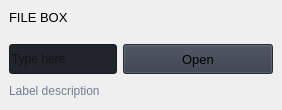
                        <widget class="QFrame" name="row_1">
                         <property name="frameShape">
                          <enum>QFrame::NoFrame</enum>
                         </property>
                         <layout class="QVBoxLayout" name="verticalLayout_16">
                          <property name="spacing">
                           <number>0</number>
                          </property>
                          <property name="leftMargin">
                           <number>0</number>
                          </property>
                          <property name="topMargin">
                           <number>0</number>
                          </property>
                          <property name="rightMargin">
                           <number>0</number>
                          </property>
                          <property name="bottomMargin">
                           <number>0</number>
                          </property>
                          <item>
                           <widget class="QFrame" name="frame_div_content_1">
                            <property name="minimumSize">
                             <size>
                              <width>0</width>
                              <height>110</height>
                             </size>
                            </property>
                            <property name="maximumSize">
                             <size>
                              <width>16777215</width>
                              <height>110</height>
                             </size>
                            </property>
                            <property name="frameShape">
                             <enum>QFrame::NoFrame</enum>
                            </property>
                            <layout class="QVBoxLayout" name="verticalLayout_17">
                             <property name="spacing">
                              <number>0</number>
                             </property>
                             <property name="leftMargin">
                              <number>0</number>
                             </property>
                             <property name="topMargin">
                              <number>0</number>
                             </property>
                             <property name="rightMargin">
                              <number>0</number>
                             </property>
                             <property name="bottomMargin">
                              <number>0</number>
                             </property>
                             <item>
                              <widget class="QFrame" name="frame_title_wid_1">
                               <property name="maximumSize">
                                <size>
                                 <width>16777215</width>
                                 <height>35</height>
                                </size>
                               </property>
                               <property name="frameShape">
                                <enum>QFrame::NoFrame</enum>
                               </property>
                               <layout class="QVBoxLayout" name="verticalLayout_18">
                                <item>
                                 <widget class="QLabel" name="labelBoxBlenderInstalation">
                                  <property name="font">
                                   <font>
                                    <family>Segoe UI</family>
                                    <pointsize>10</pointsize>
                                    <italic>false</italic>
                                    <bold>false</bold>
                                   </font>
                                  </property>
                                  <property name="styleSheet">
                                   <string notr="true"/>
                                  </property>
                                  <property name="text">
                                   <string>FILE BOX</string>
                                  </property>
                                 </widget>
                                </item>
                               </layout>
                              </widget>
                             </item>
                             <item>
                              <widget class="QFrame" name="frame_content_wid_1">
                               <property name="frameShape">
                                <enum>QFrame::NoFrame</enum>
                               </property>
                               <layout class="QHBoxLayout" name="horizontalLayout_9">
                                <item>
                                 <layout class="QGridLayout" name="gridLayout">
                                  <property name="bottomMargin">
                                   <number>0</number>
                                  </property>
                                  <item row="0" column="0">
                                   <widget class="QLineEdit" name="lineEdit">
                                    <property name="minimumSize">
                                     <size>
                                      <width>0</width>
                                      <height>30</height>
                                     </size>
                                    </property>
                                    <property name="styleSheet">
                                     <string notr="true">background-color: rgb(33, 37, 43);</string>
                                    </property>
                                    <property name="text">
                                     <string/>
                                    </property>
                                    <property name="placeholderText">
                                     <string>Type here</string>
                                    </property>
                                   </widget>
                                  </item>
                                  <item row="0" column="1">
                                   <widget class="QPushButton" name="pushButton">
                                    <property name="minimumSize">
                                     <size>
                                      <width>150</width>
                                      <height>30</height>
                                     </size>
                                    </property>
                                    <property name="font">
                                     <font>
                                      <family>Segoe UI</family>
                                      <pointsize>10</pointsize>
                                      <italic>false</italic>
                                      <bold>false</bold>
                                     </font>
                                    </property>
                                    <property name="cursor">
                                     <cursorShape>PointingHandCursor</cursorShape>
                                    </property>
                                    <property name="styleSheet">
                                     <string notr="true">background-color: rgb(52, 59, 72);</string>
                                    </property>
                                    <property name="text">
                                     <string>Open</string>
                                    </property>
                                    <property name="icon">
                                     <iconset>
                                      <normaloff>:/icons/images/icons/cil-folder-open.png</normaloff>:/icons/images/icons/cil-folder-open.png</iconset>
                                    </property>
                                   </widget>
                                  </item>
                                  <item row="1" column="0" colspan="2">
                                   <widget class="QLabel" name="labelVersion_3">
                                    <property name="styleSheet">
                                     <string notr="true">color: rgb(113, 126, 149);</string>
                                    </property>
                                    <property name="lineWidth">
                                     <number>1</number>
                                    </property>
                                    <property name="text">
                                     <string>Label description</string>
                                    </property>
                                   </widget>
                                  </item>
                                 </layout>
                                </item>
                               </layout>
                              </widget>
                             </item>
                            </layout>
                           </widget>
                          </item>
                         </layout>
                        </widget>
